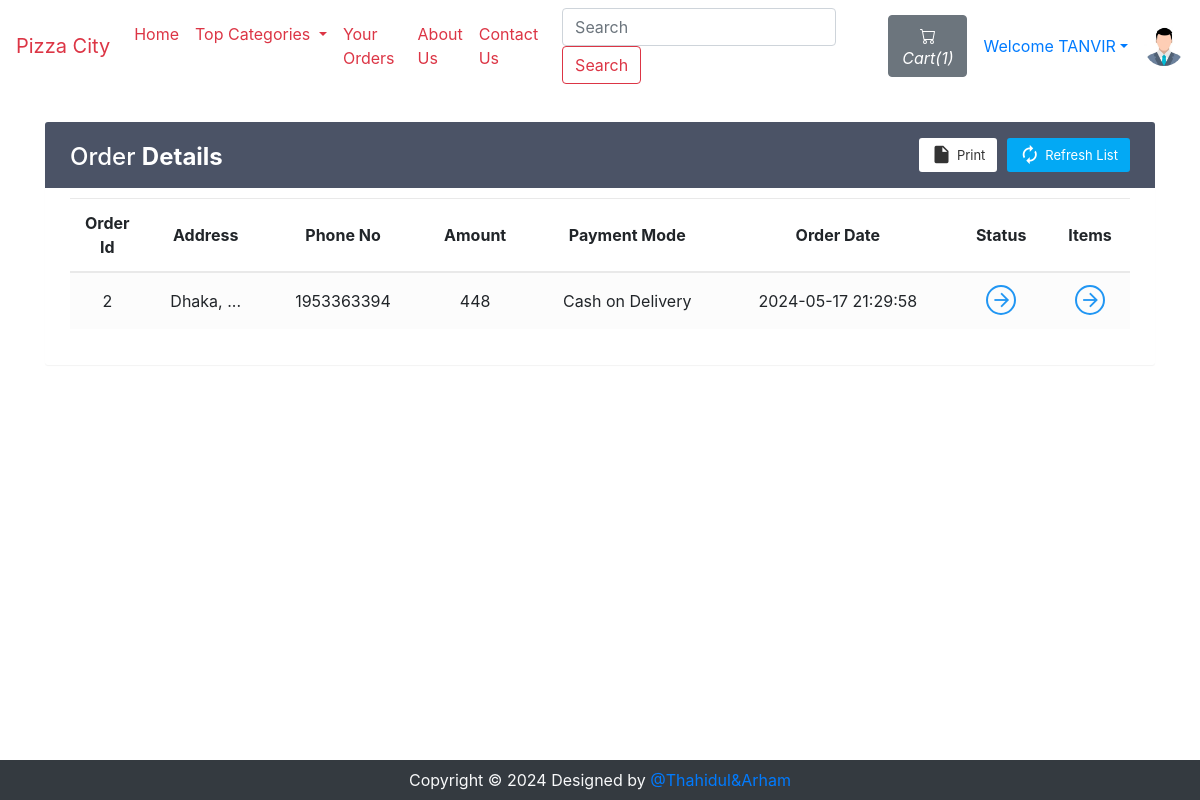
Screenshot of /viewOrder.php (signed in) with the database file from the repository.
### tables this page shows
CREATE TABLE `sitedetail` (
  `tempId` int(11) NOT NULL,
  `systemName` varchar(21) NOT NULL,
  `email` varchar(35) NOT NULL,
  `contact1` bigint(21) NOT NULL,
  `contact2` bigint(21) DEFAULT NULL COMMENT 'Optional',
  `address` text NOT NULL,
  `dateTime` datetime NOT NULL DEFAULT current_timestamp()
);

CREATE TABLE `orders` (
  `orderId` int(21) NOT NULL,
  `userId` int(21) NOT NULL,
  `address` varchar(255) NOT NULL,
  `zipCode` int(21) NOT NULL,
  `phoneNo` bigint(21) NOT NULL,
  `amount` int(200) NOT NULL,
  `paymentMode` enum('0','1') NOT NULL DEFAULT '0' COMMENT '0=cash on delivery, \r\n1=online ',
  `orderStatus` enum('0','1','2','3','4','5','6') NOT NULL DEFAULT '0' COMMENT '0=Order Placed.\r\n1=Order Confirmed.\r\n2=Preparing your Order.\r\n3=Your order is on the way!\r\n4=Order Delivered.\r\n5=Order Denied.\r\n6=Order Cancelled.',
  `orderDate` datetime NOT NULL DEFAULT current_timestamp()
);

### viewOrder.php (the view, shortened to what this page needs)
<!doctype html>
<html lang="en">
<head>
    <link rel="stylesheet" href="https://stackpath.bootstrapcdn.com/bootstrap/4.5.0/css/bootstrap.min.css">
    <link rel="stylesheet" href="https://use.fontawesome.com/releases/v5.7.2/css/all.css">
</head>
<body>
    <?php include 'partials/_dbconnect.php';?>
    <?php include 'partials/_nav.php';?>
    <?php
    if($loggedin){
    ?>
    <div class="container">
        <div class="table-wrapper" id="empty">
            <div class="table-title">
                <div class="row">
                    <div class="col-sm-4">
                        <h2>Order <b>Details</b></h2>
                    </div>
                    <div class="col-sm-8">
                        <a href="" class="btn btn-primary"><i class="material-icons">&#xE863;</i> <span>Refresh List</span></a>
                        <a href="#" onclick="window.print()" class="btn btn-info"><i class="material-icons">&#xE24D;</i> <span>Print</span></a>
                    </div>
                </div>
            </div>
            <table class="table table-striped table-hover text-center">
                <thead>
                    <tr>
                        <th>Order Id</th>
                        <th>Address</th>
                        <th>Phone No</th>
                        <th>Amount</th>
                        <th>Payment Mode</th>
                        <th>Order Date</th>
                        <th>Status</th>
                        <th>Items</th>
                    </tr>
                </thead>
                <tbody>
                    <?php
                        $sql = "SELECT * FROM `orders` WHERE `userId`= $userId";
                        $result = mysqli_query($conn, $sql);
                        while($row = mysqli_fetch_assoc($result)){
                            $orderId = $row['orderId'];
                            $address = $row['address'];
                            $phoneNo = $row['phoneNo'];
                            $amount = $row['amount'];
                            $orderDate = $row['orderDate'];
                            $paymentMode = $row['paymentMode'];
                            if($paymentMode == 0) {
                                $paymentMode = "Cash on Delivery";
                            }
                            else {
                                $paymentMode = "Online";
                            }
                            echo '<tr>
                                    <td>' . $orderId . '</td>
                                    <td>' . substr($address, 0, 20) . '...</td>
                                    <td>' . $phoneNo . '</td>
                                    <td>' . $amount . '</td>
                                    <td>' . $paymentMode . '</td>
                                    <td>' . $orderDate . '</td>
                                    <td><a href="#" data-toggle="modal" data-target="#orderStatus' . $orderId . '" class="view"><i class="material-icons">&#xE5C8;</i></a></td>
                                    <td><a href="#" data-toggle="modal" data-target="#orderItem' . $orderId . '" class="view" title="View Details"><i class="material-icons">&#xE5C8;</i></a></td>
                                </tr>';
                        }
                            ?>
                </tbody>
            </table>
        </div>
    </div>
    <?php
    }
    else {
        echo '<div class="container" style="min-height : 610px;">
        <div class="alert alert-info my-3">
            <font style="font-size:22px"><center>Check your Order. You need to <strong><a class="alert-link" data-toggle="modal" data-target="#loginModal">Login</a></strong></center></font>
        </div></div>';
    }
    ?>
    <?php
    require 'partials/_footer.php';?>
  </body>
</html>

### partials/_nav.php (shortened to what this page needs)
<?php
if(isset($_SESSION['loggedin']) && $_SESSION['loggedin']==true){
  $loggedin= true;
  $userId = $_SESSION['userId'];
  $username = $_SESSION['username'];
}
else{
  $loggedin = false;
  $userId = 0;
}
$sql = "SELECT * FROM `sitedetail`";
$result = mysqli_query($conn, $sql);
$row = mysqli_fetch_assoc($result);
$systemName = $row['systemName'];
echo '
<nav class="navbar navbar-expand-lg text-danger navbar-white">
      <a class="navbar-brand text-danger" href="index.php">'.$systemName.'</a>
      <button class="navbar-toggler" type="button" data-toggle="collapse" data-target="#navbarSupportedContent" aria-controls="navbarSupportedContent" aria-expanded="false" aria-label="Toggle navigation">
        <span class="navbar-toggler-icon text-danger"></span>
      </button>
      <div class="collapse navbar-collapse" id="navbarSupportedContent">
        <ul class="navbar-nav mr-auto">
          <li class="nav-item  active">
            <a class="nav-link text-danger" href="index.php">Home <span class="sr-only">(current)</span></a>
          </li>
          <li class="nav-item dropdown">
            <a class="nav-link text-danger dropdown-toggle" href="#" id="navbarDropdown" role="button" data-toggle="dropdown" aria-haspopup="true" aria-expanded="false">
              Top Categories
            </a>
            <div class="dropdown-menu" aria-labelledby="navbarDropdown">';
            echo '</div>
          </li>
          <li class="nav-item">
            <a class="nav-link text-danger" href="viewOrder.php">Your Orders</a>
          </li>
          <li class="nav-item">
            <a class="nav-link text-danger" href="about.php">About Us</a>
          </li>
          <li class="nav-item">
            <a class="nav-link text-danger" href="contact.php">Contact Us</a>
          </li>
        </ul>
        <form method="get" action="/OnlinePizzaDelivery/search.php" class="form-inline my-2 my-lg-0 mx-3">
          <input class="form-control text-danger mr-sm-2" type="search" name="search" id="search" placeholder="Search" aria-label="Search" required>
          <button class="btn btn-outline-danger my-2 my-sm-0" type="submit">Search</button>
        </form>';
        $countsql = "SELECT SUM(`itemQuantity`) FROM `viewcart` WHERE `userId`=$userId";
        $countresult = mysqli_query($conn, $countsql);
        $countrow = mysqli_fetch_assoc($countresult);
        $count = $countrow['SUM(`itemQuantity`)'];
        echo '<a href="viewCart.php"><button type="button" class="btn btn-secondary mx-2" title="MyCart">
          <svg xmlns="img/cart.svg" width="16" height="16" fill="currentColor" class="bi bi-cart" viewBox="0 0 16 16">
            <path d="M0 1.5A.5.5 0 0 1 .5 1H2a.5.5 0 0 1 .485.379L2.89 3H14.5a.5.5 0 0 1 .491.592l-1.5 8A.5.5 0 0 1 13 12H4a.5.5 0 0 1-.491-.408L2.01 3.607 1.61 2H.5a.5.5 0 0 1-.5-.5zM3.102 4l1.313 7h8.17l1.313-7H3.102zM5 12a2 2 0 1 0 0 4 2 2 0 0 0 0-4zm7 0a2 2 0 1 0 0 4 2 2 0 0 0 0-4zm-7 1a1 1 0 1 1 0 2 1 1 0 0 1 0-2zm7 0a1 1 0 1 1 0 2 1 1 0 0 1 0-2z"/>
          </svg>
          <i class="bi bi-cart">Cart(' .$count. ')</i>
        </button></a>';
        if($loggedin){
          echo '<ul class="navbar-nav mr-2">
            <li class="nav-item dropdown">
              <a class="nav-link dropdown-toggle" href="#" id="navbarDropdown" role="button" data-toggle="dropdown"> Welcome ' .$username. '</a>
              <div class="dropdown-menu text-danger" aria-labelledby="navbarDropdown">
                <a class="dropdown-item" href="partials/_logout.php">Logout</a>
              </div>
            </li>
          </ul>
          <div class="text-center image-size-small position-relative">
            <a href="viewProfile.php"><img src="img/person-' .$userId. '.jpg" class="rounded-circle text-danger" onError="this.src = \'img/profilePic.jpg\'" style="width:40px; height:40px"></a>
          </div>';
        }
        else {
          echo '
          <button type="button" class="btn btn-danger mx-2"  data-toggle="modal" data-target="#loginModal">Login</button>
          <button type="button" class="btn btn-danger mx-2"  data-toggle="modal" data-target="#signupModal">SignUp</button>';
        }
  echo '</div>
    </nav>';
?>

### viewOrder.php (style rules this page uses)
.table-wrapper { background: #fff; padding: 20px 25px; margin: 30px auto; border-radius: 3px; box-shadow: 0 1px 1px rgba(0,0,0,.05); }
.table-wrapper .btn { float: right; color: #333; background-color: #fff; border-radius: 3px; border: none; outline: none !important; margin-left: 10px; }
.table-wrapper .btn.btn-primary { color: #fff; background: #03A9F4; }
.table-title .btn { font-size: 13px; border: none; }
.table-title .btn i { float: left; font-size: 21px; margin-right: 5px; }
.table-title .btn span { float: left; margin-top: 2px; }
.table-title { color: #fff; background: #4b5366; padding: 16px 25px; margin: -20px -25px 10px; border-radius: 3px 3px 0 0; }
.table-title h2 { margin: 5px 0 0; font-size: 24px; }
table.table tr th, table.table tr td { border-color: #e9e9e9; padding: 12px 15px; vertical-align: middle; }
table.table tr th:first-child { width: 60px; }
table.table tr th:last-child { width: 80px; }
table.table-striped tbody tr:nth-of-type(odd) { background-color: #fcfcfc; }
table.table td a { font-weight: bold; color: #566787; display: inline-block; text-decoration: none; }
table.table td a.view { width: 30px; height: 30px; color: #2196F3; border: 2px solid; border-radius: 30px; text-align: center; }
table.table td a.view i { font-size: 22px; margin: 2px 0 0 1px; }
table { counter-reset: section; }

### rows the page displays
sitedetail: systemName "Pizza City"
orders: orderId "2", address "Dhaka,", phoneNo "1953363394", amount "448", paymentMode "Cash on Delivery", orderDate "2024-05-17 21:29:58"

### other values shown
$count "1"
$username "TANVIR"
